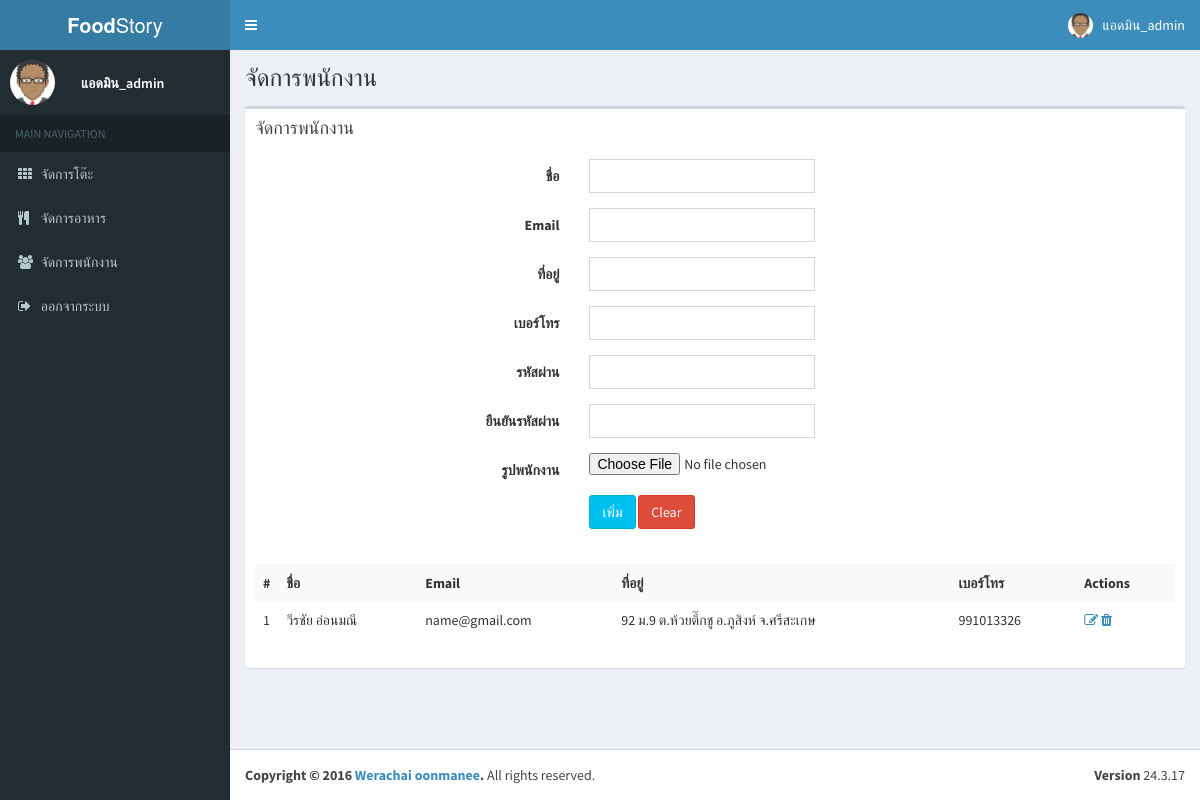
Page /admin/admin_user.php (signed in) on the committed database.
### tables this page shows
CREATE TABLE `tb_employe` (
  `emp_id` int(10) NOT NULL,
  `emp_code` int(10) NOT NULL,
  `emp_name` varchar(30) NOT NULL,
  `emp_email` varchar(30) NOT NULL,
  `emp_add` varchar(100) NOT NULL,
  `emp_tel` int(10) NOT NULL,
  `emp_img` varchar(200) NOT NULL
);

### admin/admin_user.php (the view, shortened to what this page needs)
<?php include 'admin_header.php'; ?>
<?php include 'admin_sidebar.php'; ?>
<section class="content-header">
    <h1>
        จัดการพนักงาน
    </h1>
</section>
<section class="content">
    <div class="row">
        <div class="col-sm-12">
            <div class="box">
                <div class="box-header">
                    <h3 class="box-title">จัดการพนักงาน</h3>
                </div>
                <div class="box-body">
                    <div class="col-sm-10">
                        <form class="form-horizontal" id="form" action="controller/user_check.php" name="add_user" method="POST" enctype="multipart/form-data">
                            <?php if(!isset($_GET['edit_user'])){?>
                            <div class="form-group">
                                <label class="col-sm-5 control-label">ชื่อ</label>
                                <div class="col-sm-4">
                                    <input type="text" class="form-control" name="uaer_name">
                                </div>
                            </div>
                            <div class="form-group">
                                <label class="col-sm-5 control-label">Email</label>
                                <div class="col-sm-4">
                                    <input type="email" class="form-control" name="email">
                                </div>
                            </div>
                            <div class="form-group">
                                <label class="col-sm-5 control-label">ที่อยู่</label>
                                <div class="col-sm-4">
                                    <input type="text" class="form-control" name="address">
                                </div>
                            </div>
                            <div class="form-group">
                                <label class="col-sm-5 control-label">เบอร์โทร</label>
                                <div class="col-sm-4">
                                    <input type="text" class="form-control" name="phone">
                                </div>
                            </div>
                            <div class="form-group">
                                <label class="col-sm-5 control-label">รหัสผ่าน</label>
                                <div class="col-sm-4">
                                    <input type="password" class="form-control" name="pass" >
                                </div>
                            </div>
                            <div class="form-group">
                                <label class="col-sm-5 control-label">ยืนยันรหัสผ่าน</label>
                                <div class="col-sm-4">
                                    <input type="password" class="form-control" name="con_pass" >
                                </div>
                            </div>
                            <div class="form-group">
                                <label class="col-sm-5 control-label">รูปพนักงาน</label>
                                <div class="col-sm-4">
                                    <input type="file"  name="user_img">
                                </div>
                            </div>
                            <div class="form-group">
                                <label class="col-sm-5 control-label"></label>
                                <div class="col-sm-3">
                                    <button type="submit" class="btn btn-info" name="add_user" >เพิ่ม</button>
                                    <button type="reset" class="btn btn-danger" >Clear</button>
                                </div>
                            </div>
               <?php }?>
                        </form>
                    </div>
                </div>
                <div class="box-body">
                    <div class="row">
                        <div class="col-xs-12 table-responsive">
                            <table class="table table-striped">
                                <tr>
                                    <th style="width: 10px">#</th>
                                    <th>ชื่อ</th>
                                    <th >Email</th>
                                    <th >ที่อยู่</th>
                                    <th>เบอร์โทร</th>
                                    <th>Actions</th>
                                </tr>
                                <?php
                                  include '../config/db_connect.php';
                                  $sql_select_user = "SELECT * FROM tb_employe ";
                                  $result = $conn->query($sql_select_user);
                                 if ($result->num_rows > 0) {
                                   $i=1;
                                    while ($row = $result->fetch_assoc()) {
                                       ?>
                                <tr>
                                    <td><?php echo $i; ?></td>
                                    <td><?php echo $row['emp_name']; ?></td>
                                    <td><?php echo $row['emp_email']; ?></td>
                                    <td><?php echo $row['emp_add']; ?></td>
                                    <td><?php echo $row['emp_tel']; ?></td>
                                    <td>
                                        <a href="admin_user.php?edit_user=<?php echo $row['emp_id']; ?>" class=""><i class="fa fa-edit"></i></a>
                                        <a href="controller/user_check.php?user_delete=<?php echo $row['emp_id']; ?>" class=""><i class="fa fa-trash"></i></a>
                                    </td>
                                </tr>
                                <?php  $i++;} } else { }?>
                            </table>
                        </div>
            </div>
        </div>
    </div>
</section>
<?php include 'admin_footer.php'; ?>

### rows in the picture
tb_employe: emp_name "วีรชัย อ่อนมณี", emp_email "name@gmail.com", emp_add "92 ม.9 ต.ห้วยตึ๊กชู อ.ภูสิงห์ จ.ศรีสะเกษ", emp_tel "991013326"

### other values in the picture
$_SESSION['admin_name'] "แอดมิน_admin"
